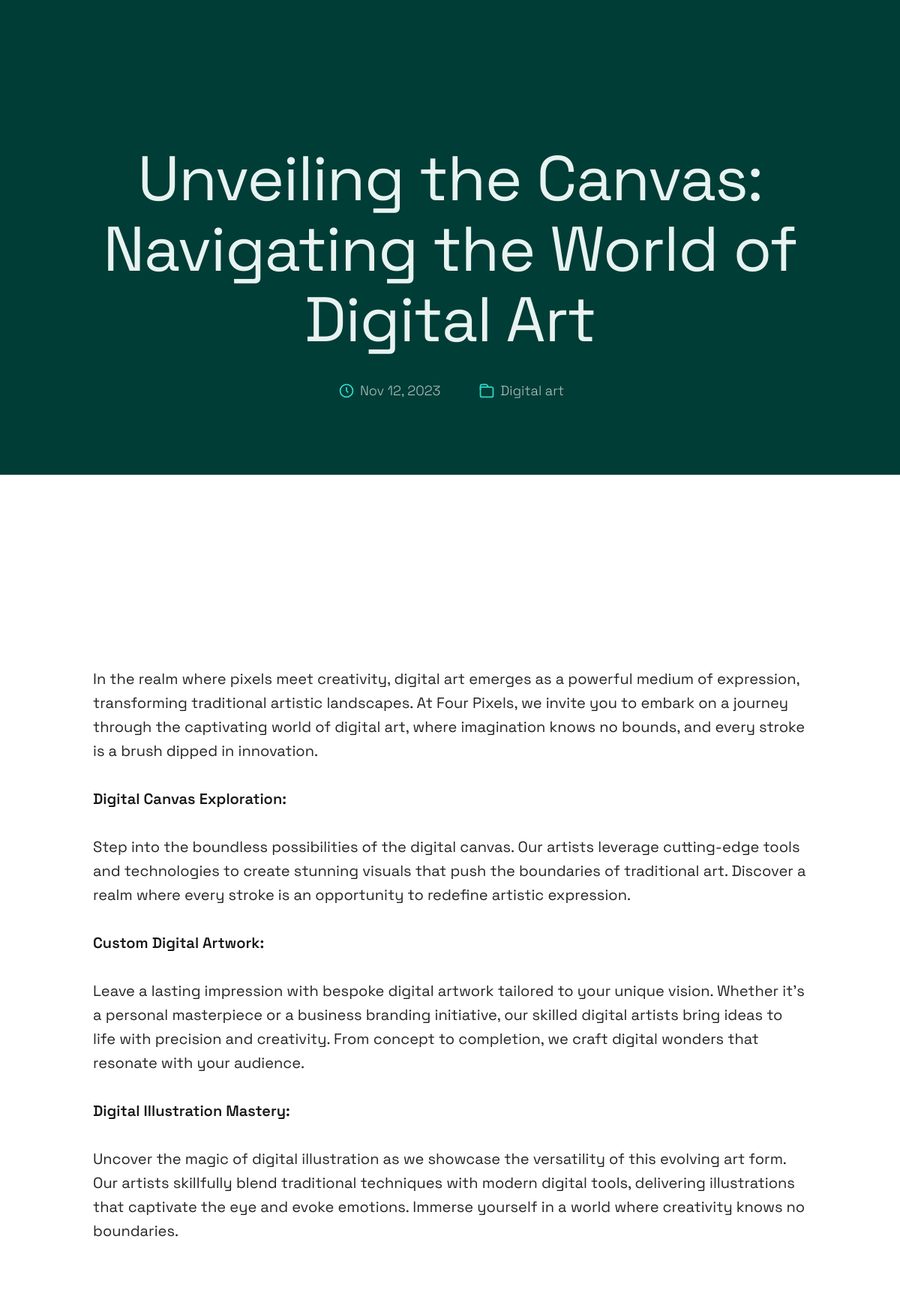
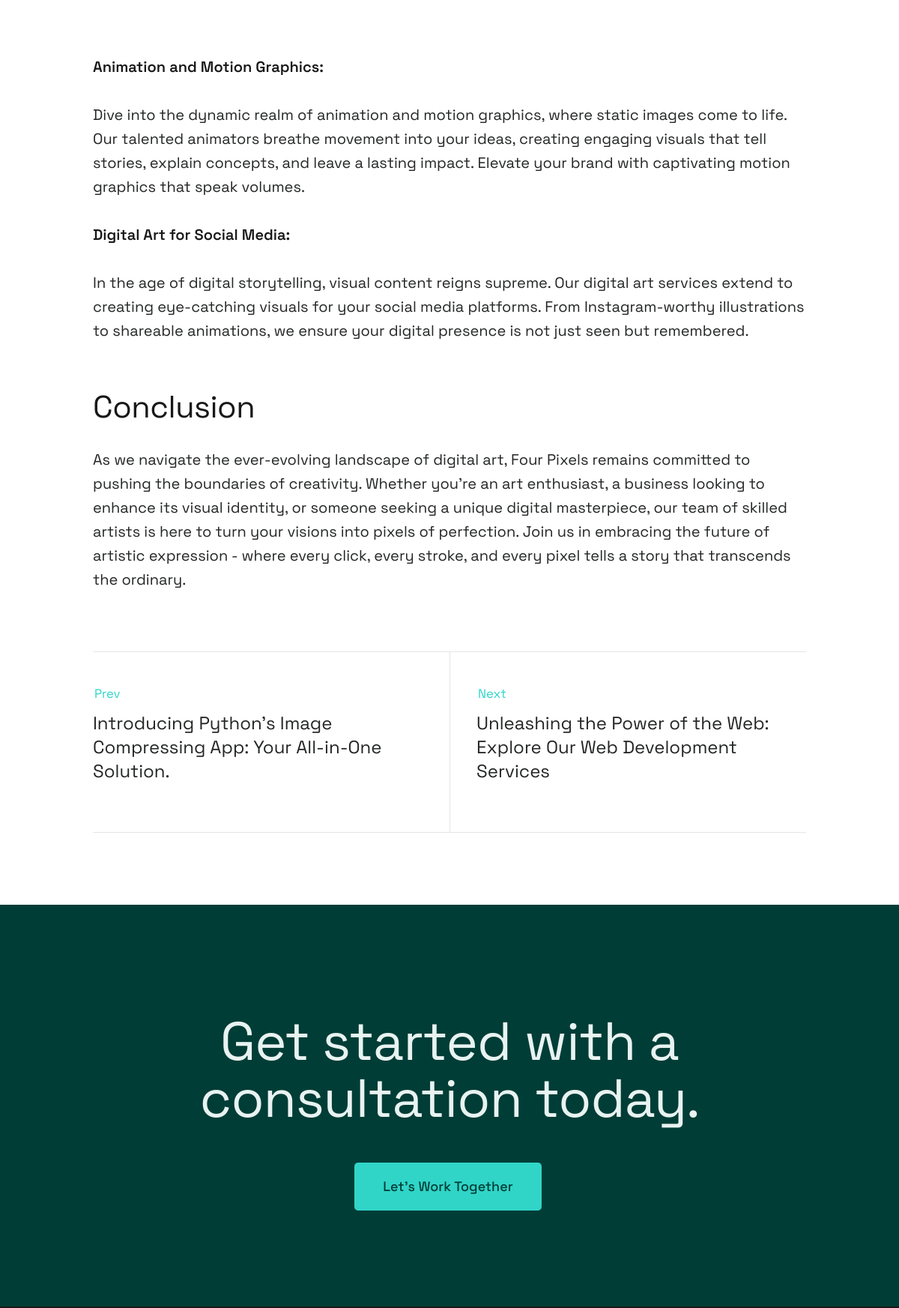
Screenshot of /blog/unveiling-the-canvas-navigating-the-world-of-digital-art/ (upper part) with the database file from the repository (2 pictures, top to bottom).
### website/models.py (models this page shows, shortened)
class Blog(models.Model):
    title = models.CharField(max_length=200, blank=True, null=True)
    introduction = models.TextField(blank=True, null=True)
    paragraph_1 = models.TextField(blank=True, null=True)
    paragraph_2 = models.TextField(blank=True, null=True)
    paragraph_3 = models.TextField(blank=True, null=True)
    conclusion = models.TextField(blank=True, null=True)
    tags = models.TextField(blank=True, null=True)
    author = models.CharField(max_length=50, blank=True, null=True)
    category = models.CharField(max_length=50, blank=True, null=True)
    blog_image = models.ImageField(default="blog.jpg", blank=True, null=True)
    pub_date = models.DateTimeField(auto_now_add=True, blank=True, null=True)
    summary = models.TextField(blank=True, null=True)
    slug = models.SlugField(unique=True, null=True, blank=True)

### website/views.py (the view)
# urls.py: path("blog/<slug:slug>/", views.blog_detail, name="blog_detail"),
def blog_detail(request, slug):
    blog = get_object_or_404(Blog, slug=slug)
    previous_blog, next_blog = get_previous_and_next_blog(blog)
    context = {
        'page_name': f"- {blog.title}",
        'blog': blog,
        'tags': [item.strip() for item in blog.tags.split(',') if item.strip()],
        'previous_blog': previous_blog,
        'next_blog': next_blog,
    }
    return render(request, 'blog_detail.html', context)

### website/views.py (called while the page is built)
def get_previous_and_next_blog(blog):
    blogs = Blog.objects.order_by('-pub_date')
    blog_index = list(blogs).index(blog)
    previous_blog = None
    next_blog = None
    if blog_index > 0:
        previous_blog = blogs[blog_index - 1]
    if blog_index < len(blogs) - 1:
        next_blog = blogs[blog_index + 1]
    return previous_blog, next_blog

### website/templates/blog_detail.html (shortened to what this page needs)
{% extends 'base.html' %} {% load static %} {% block body %}
<article id="content" class="s-content entry">
  <div class="s-pageheader entry__header">
    <div class="row">
      <div class="column xl-12">
        <h1 class="entry__title">{{ blog.title }}</h1>
        <div class="entry__meta">
          <div class="entry__meta-date">
            <svg width="24" height="24" fill="none" viewBox="0 0 24 24">
              <circle
                cx="12"
                cy="12"
                r="7.25"
                stroke="currentColor"
                stroke-width="1.5"
              ></circle>
              <path
                stroke="currentColor"
                stroke-width="1.5"
                d="M12 8V12L14 14"
              ></path>
            </svg>
            {{ blog.pub_date|date:"M d, Y" }}
          </div>
          <div class="entry__meta-cat">
            <span class="cat-links">
              <a href="">{{ blog.category }}</a>
            </span>
          </div>
        </div>
      </div>
    </div>
  </div>
  <div class="bg-white s-pagecontent entry__content">
    <div class="row entry__media">
      <div class="column xl-12">
        <figure class="featured-image">
        </figure>
      </div>
    </div>
    <div class="row entry__primary width-narrower">
      <div class="column xl-12">
        <p style="color: #ffffff" class="lead">
          {{ blog.introduction|safe|linebreaks }}
        </p>
        <p class="drop-cap">{{ blog.paragraph_1|safe|linebreaks }}</p>
        <p>{{ blog.paragraph_2|safe|linebreaks }}</p>
        <figure class="alignwide">
        </figure>
        <p>{{ blog.paragraph_3|safe|linebreaks }}</p>
        <h2>Conclusion</h2>
        <p>{{ blog.conclusion|safe|linebreaks }}</p>
        <div class="post-nav">
          <div class="post-nav__prev">
            {% if previous_blog %}
            <a
              href="{% url 'blog_detail' slug=previous_blog.slug %}"
              rel="prev"
            >
              <span>Prev</span>
              {{ previous_blog.title }}
            </a>
            {% else %}
            <a href="{% url 'blog_list'  %}" rel="prev">
              <span>All</span>
              Check more blogs
            </a>
            {% endif %}
          </div>
          <div class="post-nav__next">
            {% if next_blog %}
            <a href="{% url 'blog_detail' slug=next_blog.slug %}" rel="next">
              <span>Next</span>
              {{ next_blog.title }}
            </a>
            {% endif %}
          </div>
        </div>
      </div>
    </div>
  </div>
</article>
<section id="cta" class="s-cta">
  <div class="row row-x-center text-center">
    <div class="column xl-8 lg-12">
      <div class="s-cta__content">
        <h2 class="text-display-title">
          Get started with a consultation today.
        </h2>
        <a href="{% url 'contact' %}" class="btn btn--primary"
          >Let's Work Together</a
        >
      </div>
    </div>
  </div>
</section>
{% endblock %}

### rows the page displays
Blog: title "Unveiling the Canvas: Navigating the World of Digital Art", pub_date "Nov 12, 2023", category "Digital art", introduction "In the realm where pixels meet creativity, digital art emerges as a powerful medium of expression, transforming traditional artistic landscapes. At Four Pixels, we invite you to embark on a journey through the captivating world of digital art, where imagination knows no bounds, and every stroke is a brush dipped in innovation.", paragraph_1 "Digital Canvas Exploration: Step into the boundless possibilities of the digital canvas. Our artists leverage cutting-edge tools and technologies to create stunning visuals that push the boundaries of traditional art. Discover a realm where every stroke is an opportunity to redefine artistic expression.", paragraph_2 "Custom Digital Artwork: Leave a lasting impression with bespoke digital artwork tailored to your unique vision. Whether it's a personal masterpiece or a business branding initiative, our skilled digital artists bring ideas to life with precision and creativity. From concept to completion, we craft digital wonders that resonate with your audience. Digital Illustration Mastery: Uncover the magic of digital illustration as we showcase the versatility of this evolving art form. Our artists skillfully blend traditional techniques with modern digital tools, delivering illustrations that captivate the eye and evoke emotions. Immerse yourself in a world where creativity knows no boundaries.", paragraph_3 "Animation and Motion Graphics: Dive into the dynamic realm of animation and motion graphics, where static images come to life. Our talented animators breathe movement into your ideas, creating engaging visuals that tell stories, explain concepts, and leave a lasting impact. Elevate your brand with captivating motion graphics that speak volumes. Digital Art for Social Media: In the age of digital storytelling, visual content reigns supreme. Our digital art services extend to creating eye-catching visuals for your social media platforms. From Instagram-worthy illustrations to shareable animations, we ensure your digital presence is not just seen but remembered.", conclusion "As we navigate the ever-evolving landscape of digital art, Four Pixels remains committed to pushing the boundaries of creativity. Whether you're an art enthusiast, a business looking to enhance its visual identity, or someone seeking a unique digital masterpiece, our team of skilled artists is here to turn your visions into pixels of perfection. Join us in embracing the future of artistic expression - where every click, every stroke, and every pixel tells a story that transcends the ordinary."
Blog: title "Introducing Python's Image Compressing App: Your All-in-One Solution."
Blog: title "Unleashing the Power of the Web: Explore Our Web Development Services"
